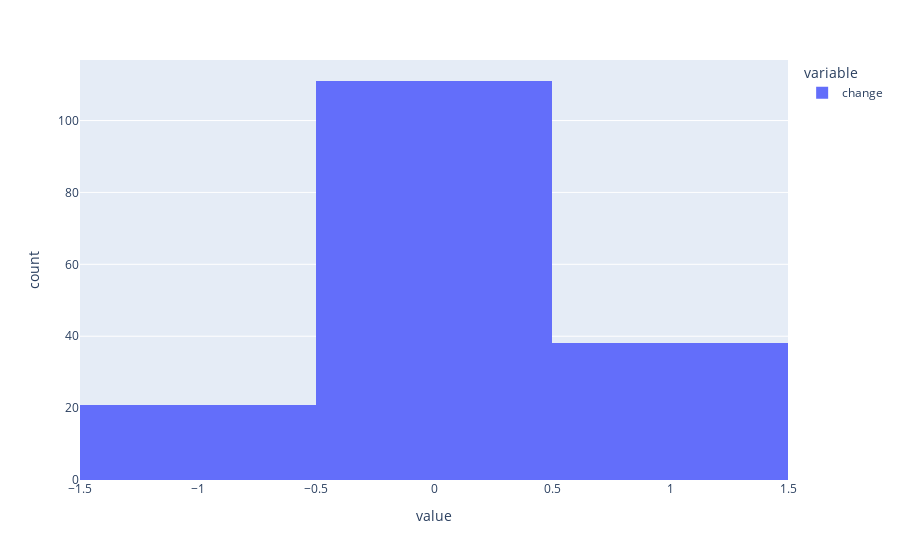

Here is the notebook cell this chart was saved with:
### Code cell
x.hist()

### Figure 1 — Plotly figure (JSON) as saved in the notebook; plotly's stock layout.template omitted (floating-point values rounded to 4 significant figures; data arrays with more than 128 entries replaced by an {"elided": "..."} marker saying what was removed)
{"data": [{"alignmentgroup": "True", "bingroup": "x", "hovertemplate": "variable=change<br>value=%{x}<br>count=%{y}<extra></extra>", "legendgroup": "change", "marker": {"color": "#636efa"}, "name": "change", "offsetgroup": "change", "orientation": "v", "showlegend": true, "type": "histogram", "x": {"elided": "171 int values"}, "xaxis": "x", "yaxis": "y"}], "layout": {"barmode": "relative", "legend": {"title": {"text": "variable"}, "tracegroupgap": 0}, "margin": {"t": 60}, "xaxis": {"anchor": "y", "domain": [0, 1], "title": {"text": "value"}}, "yaxis": {"anchor": "x", "domain": [0, 1], "title": {"text": "count"}}}}
